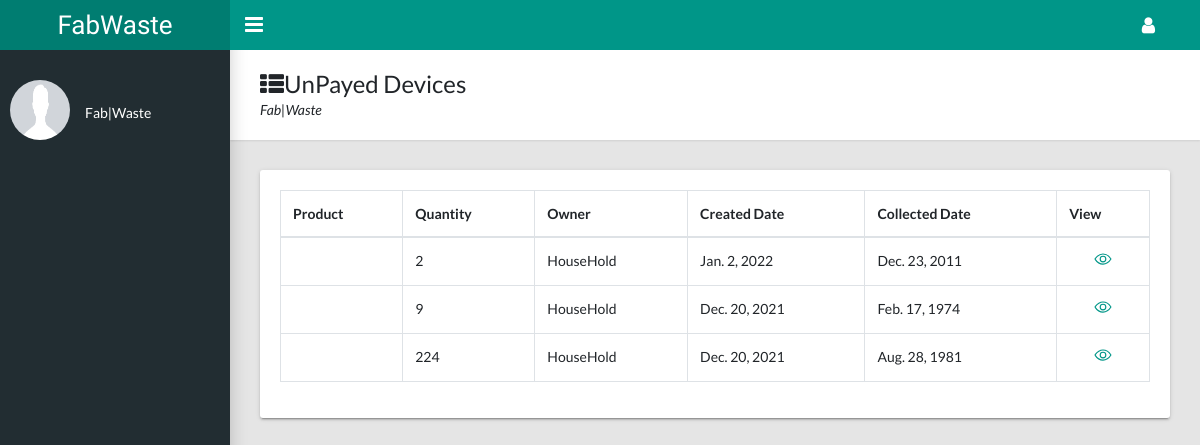
The app's page /dashboard/un-payed, older data.
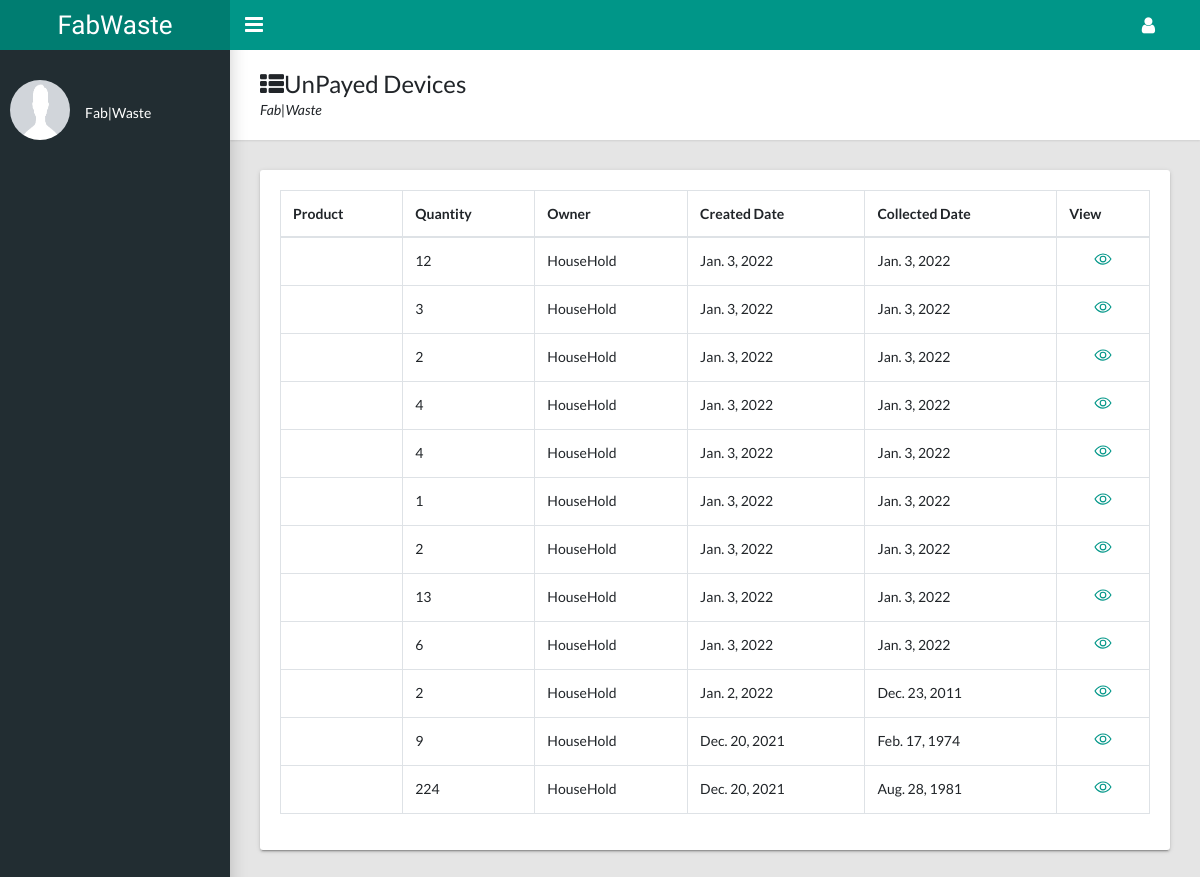
The same page, newer data.
### products/models.py (models this page shows, shortened)
class Product(models.Model):
    AVAILABILITY = (
        ('Available', 'Available'),
        ('UnAvailable', 'UnAvailable'),
    )
    STATUS = (
        ('Collected', 'Collected'),
        ('Pending', 'Pending'), ('Denied', 'Denied'),
    )
    user = models.ForeignKey(UsersAccount, on_delete=models.DO_NOTHING)
    category = models.ForeignKey(Category, on_delete=models.DO_NOTHING)
    product_name = models.CharField(max_length=100)
    product_image = models.ImageField(upload_to='media')
    description = models.TextField()
    created_date = models.DateField(auto_now_add=True)
    collected_date = models.DateField()
    quantity = models.IntegerField()
    status = models.CharField(max_length=10, choices=STATUS, default='Pending')
    availability = models.CharField(max_length=20, choices=AVAILABILITY, default='Available')
    payed = models.BooleanField(default=False)
    desired_price = models.DecimalField(max_digits=10, decimal_places=0, default=0)
    buying_price = models.DecimalField(max_digits=10, decimal_places=0, default=0)
    selling_price = models.DecimalField(max_digits=10, decimal_places=0, default=0)
    district = models.ForeignKey(District, on_delete=models.SET_NULL, null=True)
    sector = models.CharField(max_length=100)
    cell = models.CharField(max_length=100)
    village = models.CharField(max_length=100)
    road_number = models.CharField(max_length=100, null=True, blank=True)
    house_number = models.CharField(max_length=100, null=True, blank=True)
    location_description = models.TextField(max_length=150, null=True, blank=True)
    class Meta:
        ordering = ['-created_date']

### userauth/models.py (models this page shows, shortened)
class UsersAccount(AbstractBaseUser, PermissionsMixin):
    email = models.EmailField(verbose_name='Email Address', unique=True)
    full_name = models.CharField(max_length=50)
    mobile = models.CharField(max_length=12, blank=True)
    is_active = models.BooleanField(default=False)
    is_staff = models.BooleanField(default=False)
    is_house_hold = models.BooleanField(default=False)
    is_agent = models.BooleanField(default=False)
    is_manufacture = models.BooleanField(default=False)
    is_admin = models.BooleanField(default=False)
    location = models.ForeignKey(District, on_delete=models.DO_NOTHING, null=True, blank=True, default=1)
    created = models.DateTimeField(auto_now_add=True)
    updated = models.DateTimeField(auto_now=True)
    objects = CustomAccountManager()
    USERNAME_FIELD = 'email'
    REQUIRED_FIELDS = ['full_name']
    class Meta:
        verbose_name = 'Account'
        verbose_name_plural = 'Account'

### dashboard/views.py (the view)
# urls.py: path('un-payed', un_payed_devices, name='un_payed'),
def un_payed_devices(request):
    devices = Product.objects.filter(payed=False).exclude(status='Collected')
    context = {
        'devices': devices,
    }
    return render(request, 'dashboard/not_payed_devices.html', context)

### templates/dashboard/not_payed_devices.html (shortened to what this page needs)
{% extends 'dashboard/dashboard.html' %}
{% load static %}
{% block dashboard_content %}
    <main class="app-content">
      <div class="app-title">
        <div>
          <h1><i class="fa fa-th-list"></i>UnPayed Devices</h1>
          <p>Fab|Waste</p>
        </div>
      </div>
      <div class="row">
        <div class="col-md-12">
          <div class="tile">
            <div class="tile-body">
              <div class="table-responsive">
                <table class="table table-hover table-bordered" id="sampleTable">
                  <thead>
                    <tr>
                      <th>Product</th>
                      <th>Quantity</th>
                      <th>Owner</th>
                      <th>Created Date</th>
                      <th>Collected Date</th>
                      <th>View</th>
                    </tr>
                  </thead>
                  <tbody>
                    {% for device in devices %}
                        <tr>
                          <td>{{ device.product}}</td>
                          <td>{{ device.quantity}}</td>
                          <td>{{ device.user.full_name}}</td>
                          <td>{{ device.created_date}}</td>
                          <td>{{ device.collected_date}}</td>
                          <td>
                            <div class="text-center">
                              <a href=""><ion-icon name="eye-outline" style="font-size: large"></ion-icon></a>
                            </div>
                          </td>
                        </tr>
                    {% endfor %}
                  </tbody>
                </table>
              </div>
            </div>
          </div>
        </div>
      </div>
    </main>
{% endblock %}

Row changes from the older to the newer data that the page shows:
added Product: quantity "12", user.full_name "HouseHold", created_date "Jan. 3, 2022", collected_date "Jan. 3, 2022"
added Product: quantity "3", user.full_name "HouseHold", created_date "Jan. 3, 2022", collected_date "Jan. 3, 2022"
added Product: quantity "2", user.full_name "HouseHold", created_date "Jan. 3, 2022", collected_date "Jan. 3, 2022"
added Product: quantity "4", user.full_name "HouseHold", created_date "Jan. 3, 2022", collected_date "Jan. 3, 2022"
added Product: quantity "4", user.full_name "HouseHold", created_date "Jan. 3, 2022", collected_date "Jan. 3, 2022"
added Product: quantity "1", user.full_name "HouseHold", created_date "Jan. 3, 2022", collected_date "Jan. 3, 2022"
added Product: quantity "2", user.full_name "HouseHold", created_date "Jan. 3, 2022", collected_date "Jan. 3, 2022"
added Product: quantity "13", user.full_name "HouseHold", created_date "Jan. 3, 2022", collected_date "Jan. 3, 2022"
added Product: quantity "6", user.full_name "HouseHold", created_date "Jan. 3, 2022", collected_date "Jan. 3, 2022"
